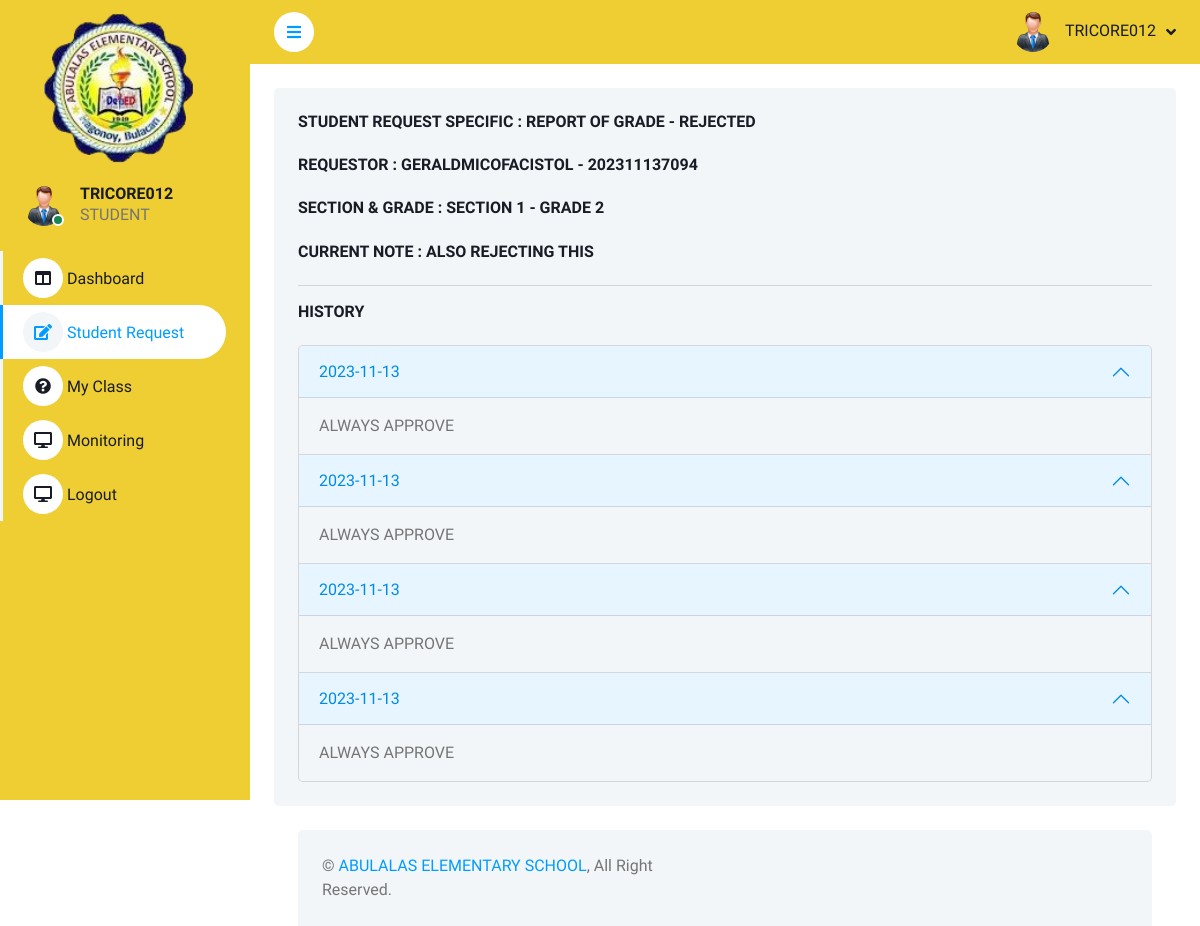
Page /home.php?view=request_history&reqid=2 (signed in) on the committed database.
### tables this page shows
CREATE TABLE `tbl_user_information` (
  `user_id` int(11) NOT NULL,
  `uid` varchar(250) NOT NULL,
  `email` varchar(50) NOT NULL,
  `password` varchar(250) NOT NULL,
  `designation` int(50) NOT NULL,
  `code` int(50) NOT NULL,
  `status` varchar(50) NOT NULL
);

CREATE TABLE `tbl_user_designation` (
  `did` int(11) NOT NULL,
  `role` varchar(50) NOT NULL
);

CREATE TABLE `tbl_school_student_request` (
  `reqid` int(11) NOT NULL,
  `sycode` int(50) NOT NULL,
  `uid` varchar(255) NOT NULL,
  `request_type` int(50) NOT NULL,
  `note` text NOT NULL,
  `status` varchar(50) NOT NULL,
  `date_created` date NOT NULL
);

CREATE TABLE `tbl_school_request_type` (
  `req` int(11) NOT NULL,
  `type` varchar(50) NOT NULL
);

CREATE TABLE `tbl_school_student_record` (
  `rid` int(11) NOT NULL,
  `sycode` int(50) NOT NULL,
  `uid` varchar(255) NOT NULL,
  `fname` text NOT NULL,
  `address` text NOT NULL,
  `current_level` int(50) NOT NULL,
  `current_section` int(50) NOT NULL
);

CREATE TABLE `tbl_school_year_details_section` (
  `sid` int(11) NOT NULL,
  `gid` int(11) NOT NULL,
  `sycode` int(50) NOT NULL,
  `section_name` varchar(100) NOT NULL,
  `min` int(50) NOT NULL,
  `max` int(50) NOT NULL,
  `student_max` int(50) NOT NULL,
  `rid` int(50) NOT NULL
);

CREATE TABLE `tbl_school_year_details_grade` (
  `gid` int(11) NOT NULL,
  `sycode` int(50) NOT NULL,
  `grade` varchar(100) NOT NULL
);

CREATE TABLE `tbl_school_student_request_history` (
  `reqhid` int(11) NOT NULL,
  `reqid` int(50) NOT NULL,
  `note` text NOT NULL,
  `date_added` date NOT NULL
);

### connection/MainController.php (called while the page is built, shortened)
<?php
include('connection/LoginSession.php');
require_once "connection/ApiController.php";
$portCont = new portalController();
$userSession = $portCont->getUserDetails($session_id);
if($userSession[0]['designation'] == 3){
$uid = $userSession[0]['uid'];
$info = $portCont->getStudentDetails($uid);
}
$email = $userSession[0]['email'];
$position = strpos($email, '@');
$filteredEmail = substr($email, 0, $position);
$filteredEmail = strtoupper($filteredEmail);
$studStat = $portCont->checkTotalStudentForTheActivatedSY();
$teacherStat = $portCont->checkTotalTeacherForTheActivatedSY();
?>

### connection/LoginSession.php (called while the page is built, shortened)
<?php
$session_id = $_SESSION['user_id'];
?>

### connection/ApiController.php (called while the page is built, shortened)
<?php
require_once "DBController.php";
class portalController extends DBController
{
    function getUserDetails($session_id)
    {
        $query = "SELECT * FROM tbl_user_information TUI LEFT JOIN tbl_user_designation TUD ON TUI.designation = TUD.did WHERE TUI.user_id = ?";
        $params = array(
           array(
               "param_type" => "i",
               "param_value" => $session_id
           )
       );
       $userCredentials = $this->getDBResult($query, $params);
       return $userCredentials;
    }
    function getStudentDetails($uid)
    {
        $query = "SELECT * FROM tbl_user_information TUI LEFT JOIN tbl_user_designation TUD ON TUI.designation = TUD.did LEFT JOIN tbl_school_student_record TSSR ON TUI.uid = TSSR.uid LEFT JOIN tbl_school_year_details_section TSYDS ON TSSR.current_section = TSYDS.sid
        LEFT JOIN  tbl_school_year_details_grade TSYDG ON TSYDG.gid = TSSR.current_level
        WHERE TUI.uid = ?";
        $params = array(
           array(
               "param_type" => "s",
               "param_value" => $uid
           )
       );
       $userCredentials = $this->getDBResult($query, $params);
       return $userCredentials;
    }
    function specificStudentRequest($reqid)
    {
        $query = "SELECT *,TSSR.date_created as requestcreationdate,TSSR.status as requeststatus FROM tbl_school_student_request TSSR LEFT JOIN  tbl_user_school_year TUSSY ON TSSR.sycode = TUSSY.sycode LEFT JOIN tbl_school_request_type TSRT ON TSSR.request_type = TSRT.req LEFT JOIN tbl_school_student_record TSR ON TSSR.uid = TSR.uid
        LEFT JOIN tbl_school_year_details_grade TSYDG ON TSR.current_level = TSYDG.gid
        LEFT JOIN tbl_school_year_details_section TSYDS ON TSR.current_section = TSYDS.sid
        WHERE TSSR.reqid = ?";
        $params = array(
            array(
                "param_type" => "i",
                "param_value" => $reqid
            )
        );
        $checkRequestInformation = $this->getDBResult($query, $params);
        return $checkRequestInformation;
    }
    function specificRequestHistory($reqid)
    {
        $query = "SELECT * FROM tbl_school_student_request_history WHERE reqid = ? ORDER BY 1 DESC";
        $params = array(
            array(
                "param_type" => "i",
                "param_value" => $reqid
            )
        );
        $checkRequestInformation = $this->getDBResult($query, $params);
        return $checkRequestInformation;
    }
    function checkTotalStudentForTheActivatedSY()
    {
        $query = "SELECT TUSY.year_from,TUSY.year_to,TUSY.sycode,COUNT(*) as total FROM tbl_school_student_record TSSR LEFT JOIN tbl_user_school_year TUSY ON TSSR.sycode = TUSY.sycode WHERE TUSY.status = 'ACTIVATED'";
        $allMonitoring = $this->getDBResult($query);
        return $allMonitoring;
    }
    function checkTotalTeacherForTheActivatedSY()
    {
        $query = "SELECT TUSY.year_from,TUSY.year_to,TUSY.sycode,COUNT(*) as total  FROM teacher_assigned_section TAS LEFT JOIN  tbl_school_teacher_record TSTR ON TAS.uid = TSTR.uid LEFT JOIN tbl_user_school_year TUSY ON TAS.sycode = TUSY.sycode WHERE TUSY.status = 'ACTIVATED'";
        $allMonitoring = $this->getDBResult($query);
        return $allMonitoring;
    }
}

### connection/DBController.php (called while the page is built, shortened)
<?php
class DBController
{
    private $host = "localhost";
    private $user = "root";
    private $password = "";
    private $database = "school_abulalas";
    private $conn;
    function __construct()
    {
        $this->conn = mysqli_connect($this->host, $this->user, $this->password, $this->database);
    }
    function getDBResult($query, $params = array())
    {
        $sql_statement = $this->conn->prepare($query);
        if (! empty($params)) {
            $this->bindParams($sql_statement, $params);
        }
        $sql_statement->execute();
        $result = $sql_statement->get_result();
        if ($result->num_rows > 0) {
            while ($row = $result->fetch_assoc()) {
                $resultset[] = $row;
            }
        }
        if (! empty($resultset)) {
            return $resultset;
        }
    }
    function bindParams($sql_statement, $params)
    {
        $param_type = "";
        foreach ($params as $query_param) {
            $param_type .= $query_param["param_type"];
        }
        $bind_params[] = & $param_type;
        foreach ($params as $k => $query_param) {
            $bind_params[] = & $params[$k]["param_value"];
        }
        call_user_func_array(array(
            $sql_statement,
            'bind_param'
        ), $bind_params);
    }
}

### route/student-request_history.php (the view)
<?php
          $reqid = $_GET['reqid'];
          $myRequest = $portCont->specificStudentRequest($reqid);
  ?>
  <div class="container-fluid pt-4 px-4">
      <div class="row g-4">
          <div class="col-sm-12 col-xl-12">
              <div class="bg-light rounded h-100 p-4">
                  <h6 class="mb-4">STUDENT REQUEST SPECIFIC : <?php echo $myRequest[0]['type']; ?> - <?php echo $myRequest[0]['requeststatus']; ?></h6>
                  <h6 class="mb-4">REQUESTOR : <?php echo strtoupper($myRequest[0]['fname']); ?> - <?php echo $myRequest[0]['uid']; ?></h6>
                  <h6 class="mb-4">SECTION & GRADE : <?php echo $myRequest[0]['section_name']; ?> - <?php echo $myRequest[0]['grade']; ?></h6>
                  <h6 class="mb-4">CURRENT NOTE : <?php echo $myRequest[0]['note']; ?></h6>
                  <hr />
                  <h6 class="mb-4">HISTORY</h6>
                  <div class="accordion" id="accordionExample">
                  <?php
                      $reqHistory = $portCont->specificRequestHistory($reqid);
                          if (!empty($reqHistory)) {
                               foreach ($reqHistory as $key => $value) {
                  ?>
                      <div class="accordion-item">
                          <h2 class="accordion-header" id="heading<?php echo $reqHistory[0]['reqhid']; ?>">
                              <button class="accordion-button" type="button" data-bs-toggle="collapse"
                                  data-bs-target="#collapse<?php echo $reqHistory[0]['reqhid']; ?>" aria-expanded="true"
                                  aria-controls="collapse<?php echo $reqHistory[0]['reqhid']; ?>">
                                  <?php echo $reqHistory[0]['date_added']; ?>
                              </button>
                          </h2>
                          <div id="collapse<?php echo $reqHistory[0]['reqhid']; ?>" class="accordion-collapse collapse show"
                              aria-labelledby="heading<?php echo $reqHistory[0]['reqhid']; ?>" data-bs-parent="#accordionExample">
                              <div class="accordion-body">
                                   <?php echo $reqHistory[0]['note']; ?>
                              </div>
                          </div>
                      </div>
                  <?php } } ?>
              </div>
          </div>
      </div>
    </div>

### home.php (shortened to what this page needs)
<?php include('connection/MainController.php'); ?>
<!DOCTYPE html>
<html lang="en">
<head>
    <link href="https://cdnjs.cloudflare.com/ajax/libs/font-awesome/5.10.0/css/all.min.css" rel="stylesheet">
    <link href="https://cdn.jsdelivr.net/npm/bootstrap-icons@1.4.1/font/bootstrap-icons.css" rel="stylesheet">
    <link href="lib/owlcarousel/assets/owl.carousel.min.css" rel="stylesheet">
    <link href="lib/tempusdominus/css/tempusdominus-bootstrap-4.min.css" rel="stylesheet" />
    <link href="css/bootstrap.min.css" rel="stylesheet">
    <link href="css/style.css" rel="stylesheet">
    <link rel="stylesheet" type="text/css" href="datatable/datatable/dataTable.bootstrap.min.css">
    <link rel="stylesheet" href="https://unpkg.com/ag-grid-community/dist/styles/ag-grid.css">
    <link rel="stylesheet" href="https://unpkg.com/ag-grid-community/dist/styles/ag-theme-alpine.css">
</head>
<body>
    <div class="container-fluid position-relative bg-white d-flex p-0">
        <div class="sidebar pe-4 pb-3" style="background-color:#eece32;">
            <nav class="navbar navbar-light" style="background-color:#eece32;">
                <a href="#" class="navbar-brand mx-4 mb-3">
                    <center>
                        <img src="logo/main.png" style="width:100%; margin-left:20px;"/>
                    </center>
                </a>
                <div class="d-flex align-items-center ms-4 mb-4">
                    <div class="position-relative">
                        <img class="rounded-circle" src="img/user.png" alt="" style="width: 40px; height: 40px;">
                        <div class="bg-success rounded-circle border border-2 border-white position-absolute end-0 bottom-0 p-1"></div>
                    </div>
                    <div class="ms-3">
                        <h6 class="mb-0"><?php echo strtoupper($filteredEmail); ?></h6>
                        <span><?php echo strtoupper($userSession[0]['role']); ?></span>
                    </div>
                </div>
                <div class="navbar-nav w-100">
                    <?php if(($userSession[0]['role']) == 'ADMIN') { ?>
                    <?php include('navbar/admin.php'); ?>
                    <?php } else if(($userSession[0]['role']) == 'TEACHER') { ?>
                    <?php include('navbar/teacher.php'); ?>
                    <?php } else { ?>
                    <?php include('navbar/student.php'); ?>
                    <?php } ?>
                </div>
            </nav>
        </div>
        <div class="content">
            <nav class="navbar navbar-expand navbar-light sticky-top px-4 py-0" style="background-color:#eece32;">
                <a href="#" class="sidebar-toggler flex-shrink-0">
                    <i class="fa fa-bars"></i>
                </a>
                <div class="navbar-nav align-items-center ms-auto">
                    <div class="nav-item dropdown">
                        <a href="#" class="nav-link dropdown-toggle" data-bs-toggle="dropdown">
                            <img class="rounded-circle me-lg-2" src="img/user.png" alt="" style="width: 40px; height: 40px;">
                            <span class="d-none d-lg-inline-flex"><?php echo strtoupper($filteredEmail); ?></span>
                        </a>
                    </div>
                </div>
            </nav>
            <?php if(($userSession[0]['designation'])  == 1) { ?>
            <?php if(!empty($_GET['view'])){ ?>
            <?php if($_GET['view'] == 'home') { ?>
            <?php include('route/admin-home.php'); ?>
            <?php } else if($_GET['view'] == 'request') { ?>
            <?php include('route/admin-studentrequest.php'); ?>
            <?php } else if($_GET['view'] == 'request_history') { ?>
            <?php include('route/admin-request_history.php'); ?>
            <?php } else if($_GET['view'] == 'enrollment') { ?>
            <?php include('route/admin-enrollment.php'); ?>
            <?php } else if($_GET['view'] == 'student-accounts') { ?>
            <?php include('route/admin-student-accounts.php'); ?>
            <?php } else if($_GET['view'] == 'teacher-accounts') { ?>
            <?php include('route/admin-teacher-accounts.php'); ?>
            <?php } else if($_GET['view'] == 'monitoring') { ?>
            <?php include('route/admin-monitoring.php'); ?>
            <?php } else if($_GET['view'] == 'schoolyear') { ?>
            <?php include('route/admin-schoolyear.php'); ?>
            <?php } else if($_GET['view'] == 'school_year_detail') { ?>
            <?php include('route/admin-schoolyear-details.php'); ?>
            <?php } else if($_GET['view'] == 'announcement') { ?>
            <?php include('route/admin-announcement.php'); ?>
            <?php } else if($_GET['view'] == 'lost') { ?>
            <?php include('route/admin-lost.php'); ?>
            <?php }  else { ?>
            <?php }  ?>
            <?php } else { ?>
            <?php include('route/admin-home.php'); ?>
            <?php } ?>
            <?php }else if(($userSession[0]['designation']) == 3) { ?>
            <?php if(!empty($_GET['view'])){ ?>
            <?php if($_GET['view'] == 'home') { ?>
            <?php include('route/student-home.php'); ?>
            <?php } else if($_GET['view'] == 'request') { ?>
            <?php include('route/student-request.php'); ?>
            <?php } else if($_GET['view'] == 'request_history') { ?>
            <?php include('route/student-request_history.php'); ?>
            <?php } else if($_GET['view'] == 'myclass') { ?>
            <?php include('route/student-class.php'); ?>
            <?php } else if($_GET['view'] == 'monitoring') { ?>
            <?php include('route/student-monitoring.php'); ?>
            <?php } else { ?>
            <?php } ?>
            <?php }  else { ?>
            <?php include('route/student-home.php'); ?>
            <?php }  ?>
            <?php } ?>
            <div class="container-fluid pt-4 px-4">
                <div class="bg-light rounded-top p-4">
                    <div class="row">
                        <div class="col-12 col-sm-6 text-center text-sm-start">
                            &copy; <a href="#">ABULALAS ELEMENTARY SCHOOL</a>, All Right Reserved.
                        </div>
                    </div>
                </div>
            </div>
        </div>
    </div>
</body>
</html>

### rows in the picture
tbl_user_information: email "TRICORE012", tbl_user_designation.role "STUDENT"
tbl_school_student_request: tbl_school_request_type.type "REPORT OF GRADE", status "REJECTED", tbl_school_student_record.fname "GERALDMICOFACISTOL", tbl_school_student_record.uid "202311137094", tbl_school_year_details_section.section_name "SECTION 1", tbl_school_year_details_grade.grade "GRADE 2", note "ALSO REJECTING THIS"
tbl_school_student_request_history: date_added "2023-11-13", note "ALWAYS APPROVE"
